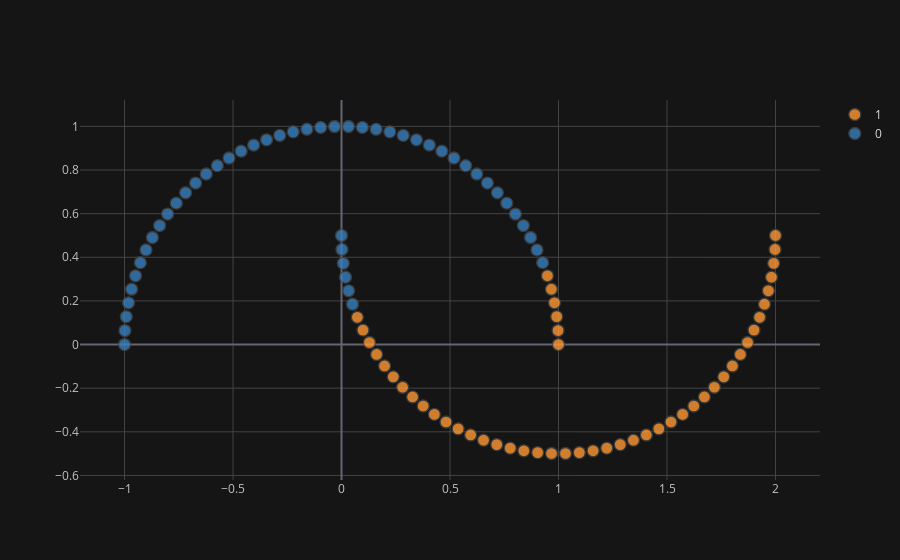

Notebook source saved alongside this figure:
### Code cell
df_lunas.iplot(kind="scatter", x=0, y=1, categories="y_hat", theme="solar")
